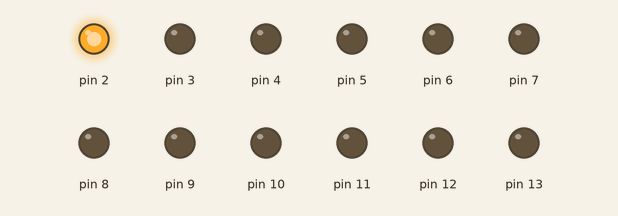
The sketch below on a simulated Arduino Uno, built with avr-gcc and run on an emulated ATmega328P. Parts: output pins drawn as LEDs (lit = HIGH).

Above: at 0.2 s.
At 1.7 s:
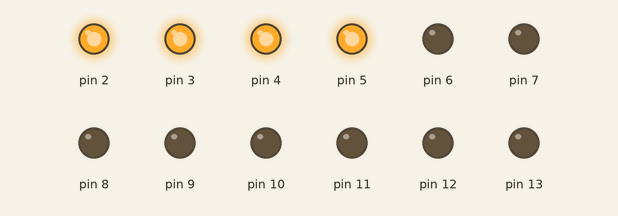
At 3.7 s:
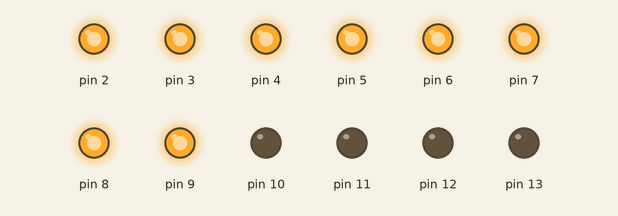
At 7.7 s:
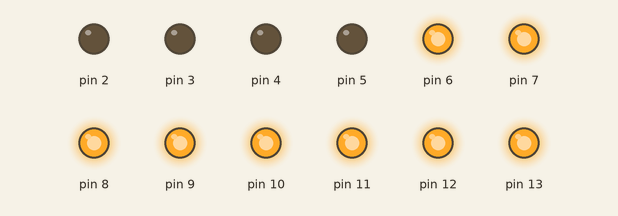
At 11.2 s:
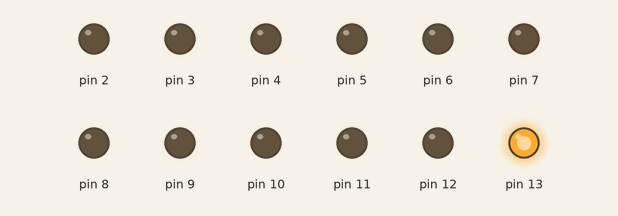
At 15.2 s:
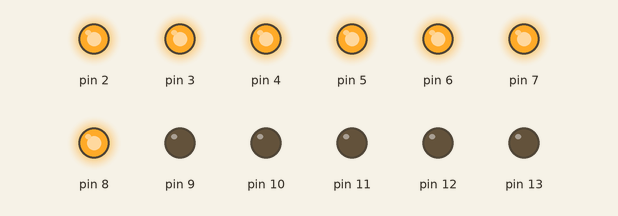
Timing chart, 0 to 15.6 s (numbered marks = the images above):
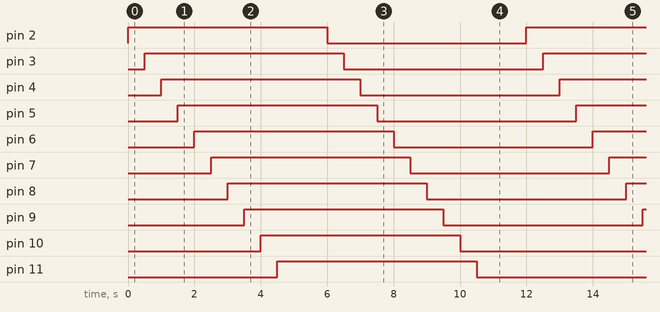

Measured:
- by itself, pin 2–13: alternates HIGH for 6.0 s and LOW for 6.0 s
- by itself, everything shown: repeats every 12.0 s, in 24 steps

The sketch:

3x4_led_matris_ordered.ino
```cpp
// C++ code
//
int ledler [3][4];
//değişti
void setup()
{
  int a;
  for(a = 2; a<=13; a++)
  pinMode(a, OUTPUT);
  int satir = 0;
  int sutun = 0;
  int led = 2;
  for(satir = 0; satir <3; satir++){
    for(sutun = 0; sutun <4; sutun++)
    {
      ledler [satir][sutun]= led;
      led++;
    }
    }
}

void loop()
{

 int satir = 0;
  int sutun = 0;

  for(satir = 0; satir <3; satir++){
    for(sutun = 0; sutun <4; sutun++)
    {
     digitalWrite(ledler[satir][sutun],1);
      delay(500);
    }
    }

      for(satir = 0; satir <3; satir++){
    for(sutun = 0; sutun <4; sutun++)
    {
     digitalWrite(ledler[satir][sutun],0);
      delay(500);
    }
    }

  /*
  int i;
  for(i = 2; i<=13; i++){
  digitalWrite(i, HIGH);
  delay(1000); // Wait for 1000 millisecond(s)
  digitalWrite(i, LOW);
  delay(1000); // Wait for 1000 millisecond(s)
  }
  */
}
```
